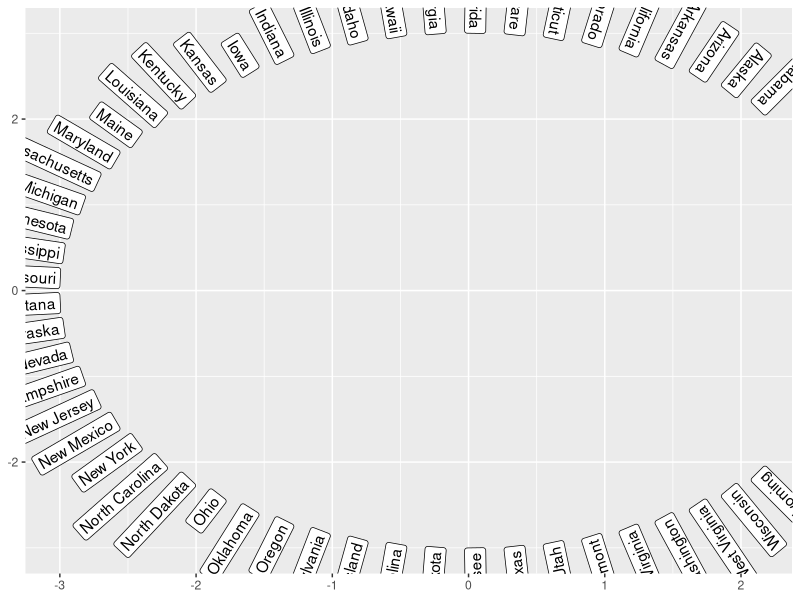
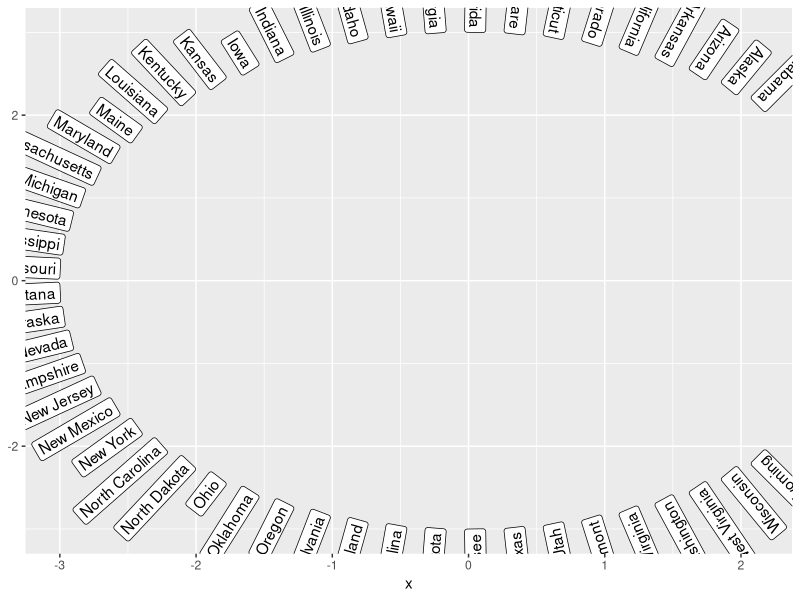
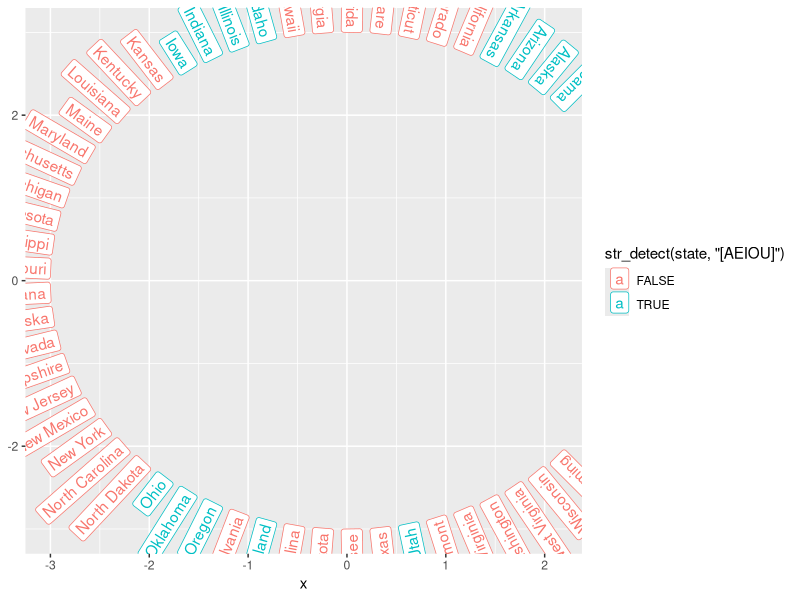
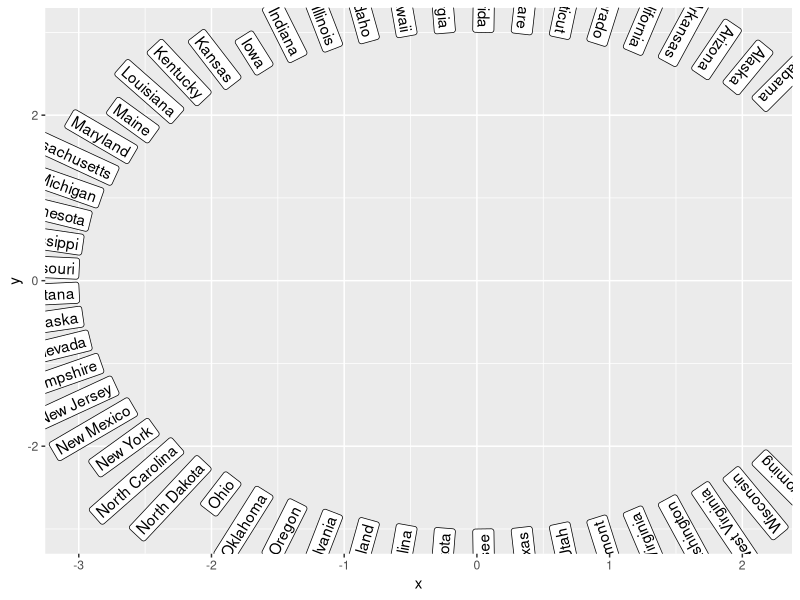
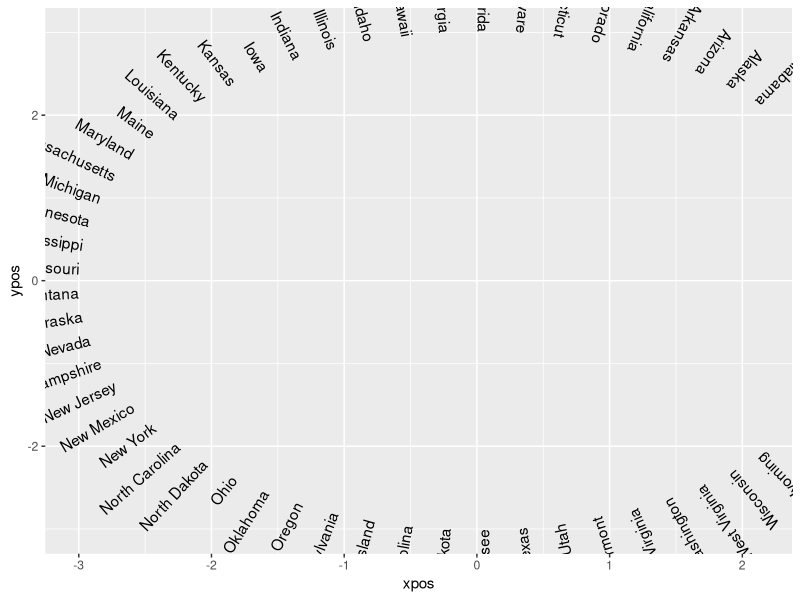
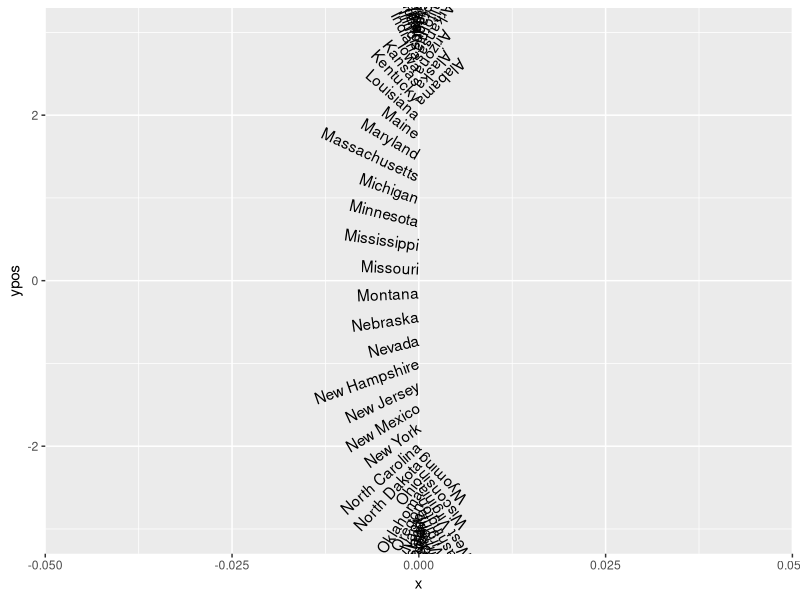
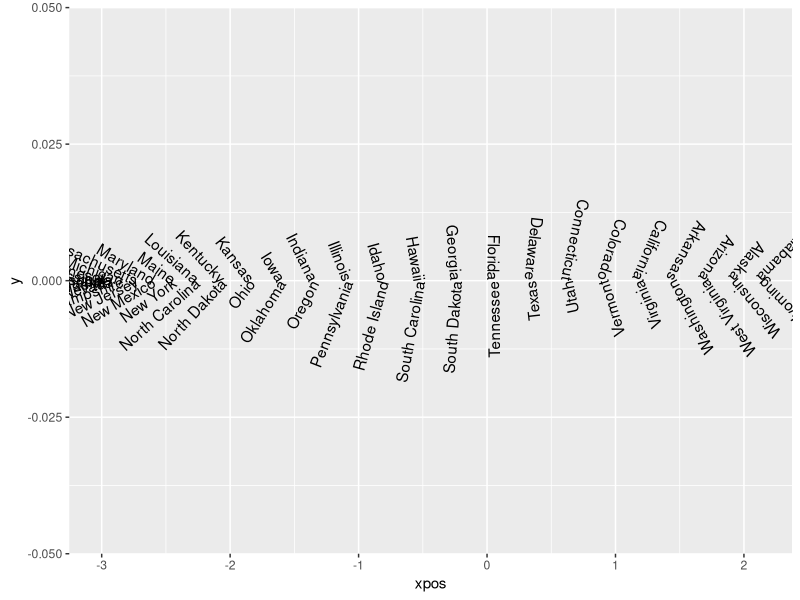

The R source for these figures, in order:
## ---- chunk 1
knitr::opts_chunk$set(echo = TRUE)
options(tidyverse.quiet = TRUE)
## ---- chunk 2
library(tidyverse)

## ---- chunk 3
library(tidyverse)
compute_panel_textcircle <- function(
    data, scales, r = 3, x0 = 0, y0 = 0, 
    start = 45, end = -45) {
  
  dplyr::mutate(
    data,
    theta = seq(((pi * start) / 180), pi * (2 + ((end) / 180)),
      length.out = nrow(data)
    ),
    x = x0 + r * cos(.data$theta),
    y = y0 + r * sin(.data$theta),
    angle = 180 + 360 * (.data$theta / (2 * pi))
  )

  }

StatTextcircle <- ggplot2::ggproto(
  `_class` = "StatTextcircle",
  `_inherit` = ggplot2::Stat,
  required_aes = "label",
  compute_panel = compute_panel_textcircle
)

state.name %>% 
  data.frame(state = .) %>% 
  ggplot() + 
  aes(label = state) + 
  geom_label(stat = StatTextcircle, hjust = 1)

last_plot() + 
  aes(x = 5) # 'hard coding' in compute_panel means you can't make an adjustment

last_plot() + 
  aes(color = str_detect(state, "[AEIOU]"))


StatTextcircle$default_aes <- ggplot2::aes(
    x = ggplot2::after_stat(x),
    y = ggplot2::after_stat(y)
  )

state.name %>% 
  data.frame(state = .) %>% 
  ggplot() + 
  aes(label = state) + 
  geom_label(stat = StatTextcircle, hjust = 1) + 
  aes(x = 5)


compute_panel_textcircle2 <- function(
    data,
    scales,
    r = 3,
    x0 = 0,
    y0 = 0,
    start = 45,
    end = -45) {
  dplyr::mutate(
    data,
    theta = seq(((pi * start) / 180), pi * (2 + ((end) / 180)),
      length.out = nrow(data)
    ),
    xpos = x0 + r * cos(.data$theta),
    ypos = y0 + r * sin(.data$theta),
    angle = 180 + 360 * (.data$theta / (2 * pi))
  )
}


StatTextcircle2 <- ggplot2::ggproto(
  `_class` = "StatTextcircle2",
  `_inherit` = ggplot2::Stat,
  required_aes = "label",
  compute_panel = compute_panel_textcircle2,
  default_aes = ggplot2::aes(
    x = ggplot2::after_stat(xpos),
    y = ggplot2::after_stat(ypos)
  )
)

state.name %>% 
  data.frame(state = .) %>% 
  ggplot() + 
  aes(label = state) + 
  geom_text(stat = StatTextcircle2, hjust = 1) 

last_plot() + 
  aes(x = 0)

last_plot() + 
  aes(x = after_stat(xpos)) + 
  aes(y = 0)
